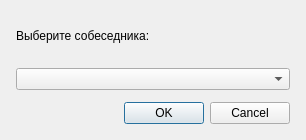
<?xml version="1.0" encoding="UTF-8"?>
<ui version="4.0">
 <class>ChatDialog</class>
 <widget class="QDialog" name="ChatDialog">
  <property name="geometry">
   <rect>
    <x>0</x>
    <y>0</y>
    <width>306</width>
    <height>140</height>
   </rect>
  </property>
  <property name="windowTitle">
   <string>Новый чат</string>
  </property>
  <layout class="QVBoxLayout" name="mainLayout">
   <property name="spacing">
    <number>12</number>
   </property>
   <property name="margin" stdset="0">
    <number>16</number>
   </property>
   <item>
    <widget class="QLabel" name="label">
     <property name="text">
      <string>Выберите собеседника:</string>
     </property>
    </widget>
   </item>
   <item>
    <widget class="QComboBox" name="partnerCombo"/>
   </item>
   <item>
    <widget class="QDialogButtonBox" name="buttonBox">
     <property name="orientation">
      <enum>Qt::Orientation::Horizontal</enum>
     </property>
     <property name="standardButtons">
      <set>QDialogButtonBox::StandardButton::Cancel|QDialogButtonBox::StandardButton::Ok</set>
     </property>
    </widget>
   </item>
  </layout>
 </widget>
 <resources/>
 <connections/>
</ui>
